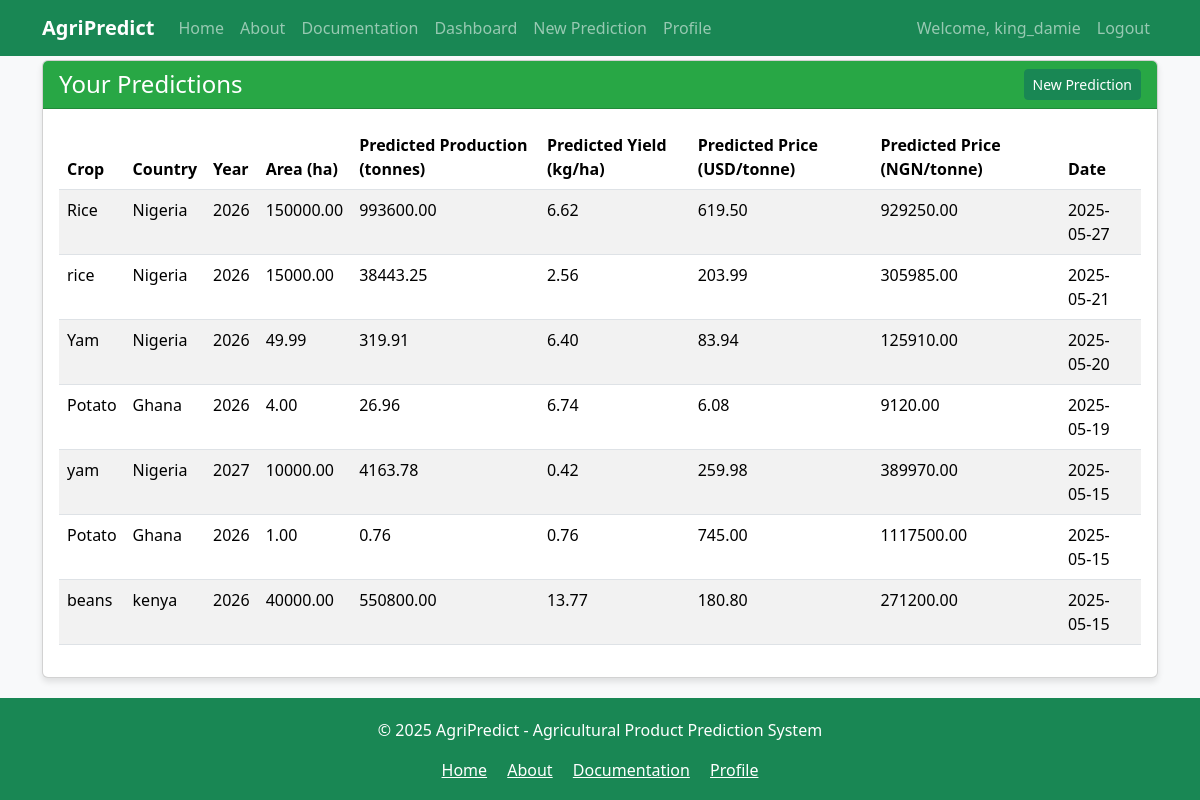
Page /dashboard/ (signed in) on the committed database.
### core/models.py (models this page shows, shortened)
class AgriculturalData(models.Model):
    user = models.ForeignKey(User, on_delete=models.CASCADE)
    country = models.CharField(max_length=100)
    crop = models.CharField(max_length=100)
    year = models.IntegerField()
    area_harvested_ha = models.FloatField()
    production_tonnes = models.FloatField()  # Added missing field
    rainfall_mm = models.FloatField()
    temperature_c = models.FloatField()
    price_usd_per_tonne = models.FloatField()  # Added missing field
    policy_flag = models.CharField(max_length=50)
    transport_cost_usd = models.FloatField()
    demand_supply_gap = models.FloatField()
    productivity_index = models.FloatField(default=0)  # Added missing field
    predicted_production = models.FloatField(null=True, blank=True)
    predicted_yield = models.FloatField(null=True, blank=True)
    predicted_price = models.FloatField(null=True, blank=True)
    created_at = models.DateTimeField(auto_now_add=True)
    class Meta:
        verbose_name_plural = "Agricultural Data"
        ordering = ['-year', 'country']

### core/views.py (the view)
# urls.py: path('dashboard/', views.dashboard, name='dashboard'),
@login_required
def dashboard(request):
    user_data = AgriculturalData.objects.filter(user=request.user).order_by('-created_at')
    total_predictions = user_data.count()
    recent_predictions = user_data[:5]
    thirty_days_ago = datetime.now() - timedelta(days=30)
    recent_data = user_data.filter(created_at__gte=thirty_days_ago)
    if recent_data.exists():
        avg_production = recent_data.aggregate(Avg('predicted_production'))['predicted_production__avg']
        avg_yield = recent_data.aggregate(Avg('predicted_yield'))['predicted_yield__avg']
        avg_price = recent_data.aggregate(Avg('predicted_price'))['predicted_price__avg']
    else:
        avg_production = avg_yield = avg_price = 0
    context = {
        'user_data': user_data,
        'total_predictions': total_predictions,
        'recent_predictions': recent_predictions,
        'avg_production': avg_production,
        'avg_yield': avg_yield,
        'avg_price': avg_price,
    }
    return render(request, 'core/dashboard.html', context)

### core/templates/core/dashboard.html (shortened to what this page needs)
{% extends 'core/base.html' %} {% load django_bootstrap5 %} {% block content %}
<div class="row">
	<div class="col-md-12">
		<div class="card">
			<div
				class="card-header d-flex justify-content-between align-items-center"
			>
				<h4 class="mb-0">Your Predictions</h4>
				<a href="{% url 'predict' %}" class="btn btn-success btn-sm"
					>New Prediction</a
				>
			</div>
			<div class="card-body">
				{% if user_data %}
				<div class="table-responsive">
					<table class="table table-striped">
						<thead>
							<tr>
								<th>Crop</th>
								<th>Country</th>
								<th>Year</th>
								<th>Area (ha)</th>
								<th>Predicted Production (tonnes)</th>
								<th>Predicted Yield (kg/ha)</th>
								<th>Predicted Price (USD/tonne)</th>
								<th>Predicted Price (NGN/tonne)</th>
								<th>Date</th>
							</tr>
						</thead>
						<tbody>
							{% for data in user_data %}
							<tr>
								<td>{{ data.crop }}</td>
								<td>{{ data.country }}</td>
								<td>{{ data.year }}</td>
								<td>{{ data.area_harvested_ha|floatformat:2 }}</td>
								<td>{{ data.predicted_production|floatformat:2 }}</td>
								<td>{{ data.predicted_yield|floatformat:2 }}</td>
								<td class="usd-price">{{ data.predicted_price|floatformat:2 }}</td>
								<td class="ngn-price"></td>
								<td>{{ data.created_at|date:"Y-m-d" }}</td>
							</tr>
							{% endfor %}
						</tbody>
					</table>
				</div>
				{% else %}
				<p>
					No prediction data available.
					<a href="{% url 'predict' %}">Make your first prediction</a>
				</p>
				{% endif %}
			</div>
		</div>
	</div>
</div>
{% endblock %}

### core/templates/core/base.html (shortened to what this page needs)
<!DOCTYPE html>
<html lang="en">
<head>
    {% load django_bootstrap5 %}
    {% bootstrap_css %}
    <link rel="stylesheet" href="https://cdn.jsdelivr.net/npm/bootstrap-icons@1.10.0/font/bootstrap-icons.css">
</head>
<body>
    <nav class="navbar navbar-expand-lg navbar-dark bg-success fixed-top">
        <div class="container">
            <a class="navbar-brand" href="{% url 'home' %}">AgriPredict</a>
            <div class="collapse navbar-collapse" id="navbarNav">
                <ul class="navbar-nav me-auto">
                    <li class="nav-item">
                        <a class="nav-link" href="{% url 'home' %}">Home</a>
                    </li>
                    <li class="nav-item">
                        <a class="nav-link" href="{% url 'about' %}">About</a>
                    </li>
                    <li class="nav-item">
                        <a class="nav-link" href="{% url 'documentation' %}">Documentation</a>
                    </li>
                    {% if user.is_authenticated %}
                    <li class="nav-item">
                        <a class="nav-link" href="{% url 'dashboard' %}">Dashboard</a>
                    </li>
                    <li class="nav-item">
                        <a class="nav-link" href="{% url 'predict' %}">New Prediction</a>
                    </li>
                    <li class="nav-item">
                        <a class="nav-link" href="{% url 'profile' %}">Profile</a>
                    </li>
                    {% endif %}
                </ul>
                <ul class="navbar-nav">
                    {% if user.is_authenticated %}
                    <li class="nav-item">
                        <span class="nav-link">Welcome, {{ user.username }}</span>
                    </li>
                    <li class="nav-item">
                        <a class="nav-link" href="{% url 'logout' %}">Logout</a>
                    </li>
                    {% endif %}
                </ul>
            </div>
        </div>
    </nav>
    <div class="content-wrapper">
        <div class="container">
            {% block content %}{% endblock %}
        </div>
    </div>
    <footer class="footer bg-success">
        <div class="container text-center">
            <p>&copy; 2025 AgriPredict - Agricultural Product Prediction System</p>
            <div class="mt-2">
                <a href="{% url 'home' %}" class="text-white mx-2">Home</a>
                <a href="{% url 'about' %}" class="text-white mx-2">About</a>
                <a href="{% url 'documentation' %}" class="text-white mx-2">Documentation</a>
                {% if user.is_authenticated %}
                <a href="{% url 'profile' %}" class="text-white mx-2">Profile</a>
                {% endif %}
            </div>
        </div>
    </footer>
</body>
</html>

### core/templates/core/base.html (style rules this page uses)
html, body { height: 100%; }
body { display: flex; flex-direction: column; padding-top: 60px; background-color: #f8f9fa; }
.content-wrapper { flex: 1 0 auto; }
.navbar-brand { font-weight: bold; }
.card { margin-bottom: 20px; box-shadow: 0 4px 6px rgba(0, 0, 0, 0.1); }
.card-header { background-color: #28a745; color: white; font-weight: bold; }
.footer { color: white; padding: 20px 0; flex-shrink: 0; }

### rows in the picture
AgriculturalData: crop "Rice", country "Nigeria", year "2026", area_harvested_ha "150000.00", predicted_production "993600.00", predicted_yield "6.62", predicted_price "619.50", created_at "2025-05-27"
AgriculturalData: crop "rice", country "Nigeria", year "2026", area_harvested_ha "15000.00", predicted_production "38443.25", predicted_yield "2.56", predicted_price "203.99", created_at "2025-05-21"
AgriculturalData: crop "Yam", country "Nigeria", year "2026", area_harvested_ha "49.99", predicted_production "319.91", predicted_yield "6.40", predicted_price "83.94", created_at "2025-05-20"
AgriculturalData: crop "Potato", country "Ghana", year "2026", area_harvested_ha "4.00", predicted_production "26.96", predicted_yield "6.74", predicted_price "6.08", created_at "2025-05-19"
AgriculturalData: crop "yam", country "Nigeria", year "2027", area_harvested_ha "10000.00", predicted_production "4163.78", predicted_yield "0.42", predicted_price "259.98", created_at "2025-05-15"
AgriculturalData: crop "Potato", country "Ghana", year "2026", area_harvested_ha "1.00", predicted_production "0.76", predicted_yield "0.76", predicted_price "745.00", created_at "2025-05-15"
AgriculturalData: crop "beans", country "kenya", year "2026", area_harvested_ha "40000.00", predicted_production "550800.00", predicted_yield "13.77", predicted_price "180.80", created_at "2025-05-15"

### other values in the picture
{{ user.username }} "king_damie"
